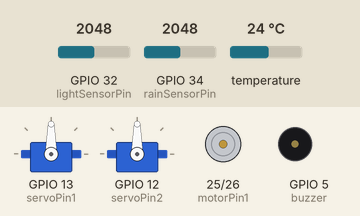
The sketch below on a simulated ESP32. Shown: 2 × servo, motor-driver pin pairs drawn as motors (green arrow = first pin HIGH = forward, orange = second pin HIGH = backward, longer = more drive), buzzer (waves = sounding, pin HIGH). The inputs (shaded band) are chosen by the test bench; at power-on: temperature 24 °C, GPIO 34 (rainSensorPin) = 2048, GPIO 32 (lightSensorPin) = 2048. WiFi joins after 1.5 s; servers stay silent unless stated; what the sketch prints to the serial monitor is not drawn.

Above: at 3.0 s.
3.1 s: temperature set to 34.7 °C
4.6 s: temperature set to 35.8 °C
At 5.8 s:
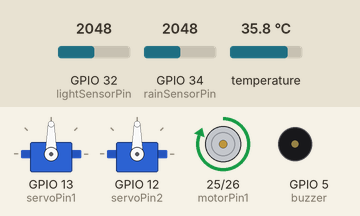
6.3 s: GPIO 34 (rainSensorPin) set to 543
7.8 s: GPIO 34 (rainSensorPin) set to 475
At 9.1 s:
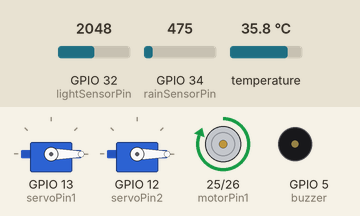
9.4 s: GPIO 32 (lightSensorPin) set to 4095
At 10.4 s:
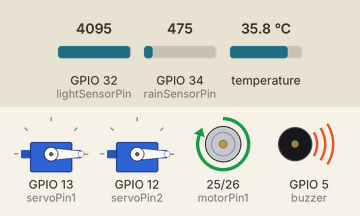
10.9 s: temperature set to 12 °C
At 11.3 s:
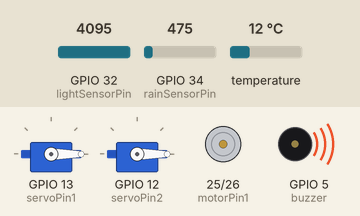
Timing chart, 0 to 13.5 s (numbered marks = the images above; inputs shaded):
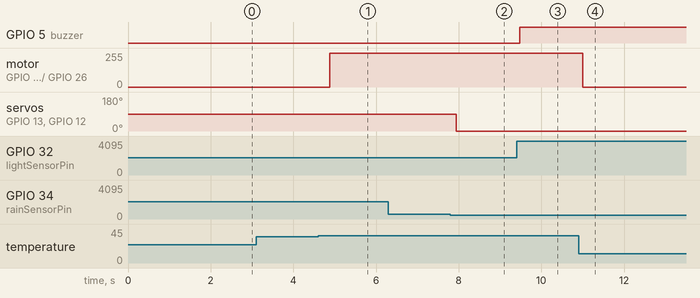

The sketch:

program.ino
```cpp
#define BLYNK_TEMPLATE_ID "TMPL3fyDH50Cv"
#define BLYNK_TEMPLATE_NAME "MPU"
#define BLYNK_AUTH_TOKEN "8F7Ww6R0DaP9_4nzhsYTDxyC6cPCJdnk"

#include <WiFi.h>
#include <BlynkSimpleEsp32.h>
#include <OneWire.h>
#include <DallasTemperature.h>
#include <ESP32Servo.h>

BlynkTimer timer;

char auth[] = BLYNK_AUTH_TOKEN;
char ssid[] = "123";
char pass[] = "1234567890";

const int rainSensorPin = 34;
const int lightSensorPin = 32;
const int servoPin1 = 13;
const int servoPin2 = 12;
const int motorPin1 = 25;
const int motorPin2 = 26;
const int oneWireBus = 27;
const int buzzer=5;

Servo myServo1;
Servo myServo2;

OneWire oneWire(oneWireBus);
DallasTemperature sensors(&oneWire);

void setup() {
  Serial.begin(115200);
  Blynk.begin(auth, ssid, pass);
  pinMode(buzzer,OUTPUT);
  myServo1.attach(servoPin1);
  myServo2.attach(servoPin2);
  pinMode(motorPin1, OUTPUT);
  pinMode(motorPin2, OUTPUT);
 sensors.begin();
}

void loop() {
  Blynk.run();
  checkRain();
  checkLight();
  checkTemperature();
}

void checkRain() {
  int rainValue = analogRead(rainSensorPin);
  Serial.print(rainValue);
  if (rainValue > 500) {
    Blynk.virtualWrite(V0,rainValue);
    Blynk.logEvent("Rain","Rain Detected Turn On the Servo");
    myServo1.write(90);
    myServo2.write(90);
  }
  else{
    myServo1.write(0);
    myServo2.write(0);
    }
  }

void checkLight() {
  int lightValue = analogRead(lightSensorPin);
  Serial.print(lightValue);
  if (lightValue == 4095) {
    Blynk.virtualWrite(V1,lightValue);
    Blynk.logEvent("Object","Animlas Detected");
    digitalWrite(buzzer,HIGH);
  }
  else{
    digitalWrite(buzzer,LOW);
  }
}

// Function to check temperature
void checkTemperature() {
  sensors.requestTemperatures();
  float temperature = sensors.getTempCByIndex(0);
  Blynk.virtualWrite(V2,temperature);
  Blynk.logEvent("High_temp","High Temperature is detected in water turn oning motors");

  Serial.print("Temperature: ");
  Serial.print(temperature);
  Serial.println("°C");

  if (temperature > 35) {
    digitalWrite(motorPin1, HIGH);
    digitalWrite(motorPin2, LOW);
  } else {
    digitalWrite(motorPin1, LOW);
    digitalWrite(motorPin2, LOW);
  }
}
```

Measured:
- the behaviour switches between 35 and 35.1 °C on temperature (found by bisection; images 0 and 1)
- the behaviour switches between 501 and 500 on GPIO 34 (rainSensorPin) (found by bisection; images 1 and 2)
- after the input at 3.1 s, every drawn part: stays the same
- after the input at 4.6 s, motor on GPIO 25 (motorPin1) / GPIO 26 (motorPin2): stopped → forward 255/255 after 0.28 s
- after the input at 6.3 s, every drawn part: stays the same
- after the input at 7.8 s, servo on GPIO 13 (servoPin1), servo on GPIO 12 (servoPin2): 90° → 0° after 0.14 s
- after the input at 9.4 s, GPIO 5 (buzzer): LOW → HIGH after 0.07 s
- after the input at 10.9 s, motor on GPIO 25 (motorPin1) / GPIO 26 (motorPin2): forward 255/255 → stopped after 0.10 s
